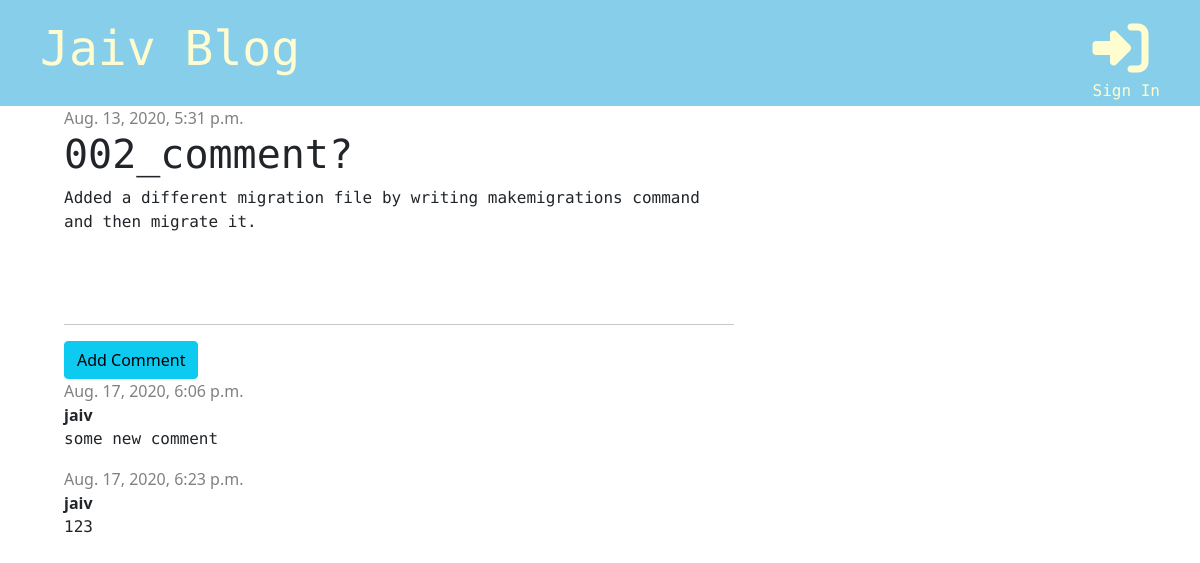
Page /post/9 on the committed database.
### blog/models.py (models this page shows, shortened)
class Post(models.Model):
    author = models.ForeignKey('auth.User', on_delete=models.CASCADE)
    title = models.CharField(max_length=200)
    text = models.TextField()
    created_date = models.DateTimeField(default=timezone.now)
    published_date = models.DateTimeField(blank=True, null=True)

class Comment(models.Model):
    post = models.ForeignKey('blog.Post', on_delete=models.CASCADE, related_name='comments')
    author = models.CharField(max_length=200)
    text = models.TextField()
    created_date = models.DateTimeField(default=timezone.now)
    approved = models.BooleanField(default=False)

### blog/views.py (the view)
# urls.py: path('post/<int:pk>', views.post_detail, name='post_detail'),
def post_detail(request, pk):
    post = get_object_or_404(Post, pk=pk)
    stuff_for_frontend = {'post': post}
    return render(request, 'blog/post_detail.html', stuff_for_frontend)

### blog/templates/blog/post_detail.html (shortened to what this page needs)
{% extends 'blog/base.html'%}
    {% block content %}
        <div class="post">
            {% if post.published_date %}
            <div class="date">
                {{ post.published_date }}
            </div>
            {% else %}
                <a href="{% url 'post_publish' pk=post.pk %}" class="btn btn-primary">Publish</a>
            {% endif %}
            <h1>{{ post.title }}</h1>
            <p> {{ post.text|linebreaksbr}}</p>
        </div>
        <hr>
        <a href="{% url 'add_comment_to_post' pk=post.pk %}" class="btn btn-info">Add Comment</a>
        {% for comment in post.comments.all %}
            {% if user.is_authenticated  or comment.approved %}
            <div class="comment">
                <div class="date">
                    {{ comment.created_date }}
                </div>
                <strong>{{ comment.author }}</strong>
                    <p>{{ comment.text }}</p>
            {% endif %}
        {% empty %}
            <p>No comments yet...</p>
        </div>
        {% endfor %}
{% endblock %}

### blog/static/css/blog.css (style rules this page uses)
h1, h2, h3, h4, p { font-family: "Roboto Mono", "Lucida Grande", "DejaVu Sans", "Bitstream Vera Sans", Verdana, Arial, sans-serif; }
.date { color: grey; }
.post { margin-bottom: 90px; }

### rows in the picture
Post: published_date "Aug. 13, 2020, 5:31 p.m.", title "002_comment?", text "Added a different migration file by writing makemigrations command and then migrate it."
Comment: created_date "Aug. 17, 2020, 6:06 p.m.", author "jaiv", text "some new comment"
Comment: created_date "Aug. 17, 2020, 6:23 p.m.", author "jaiv", text "123"
